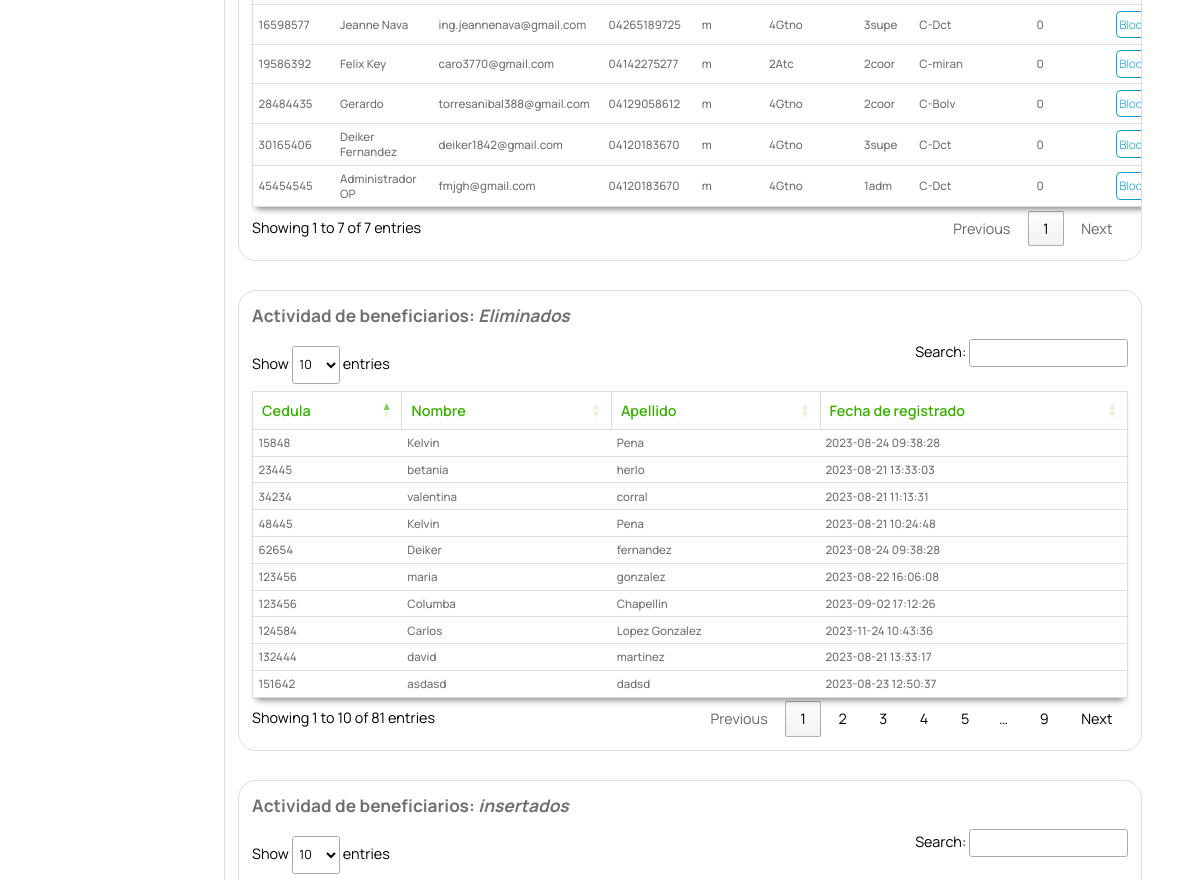
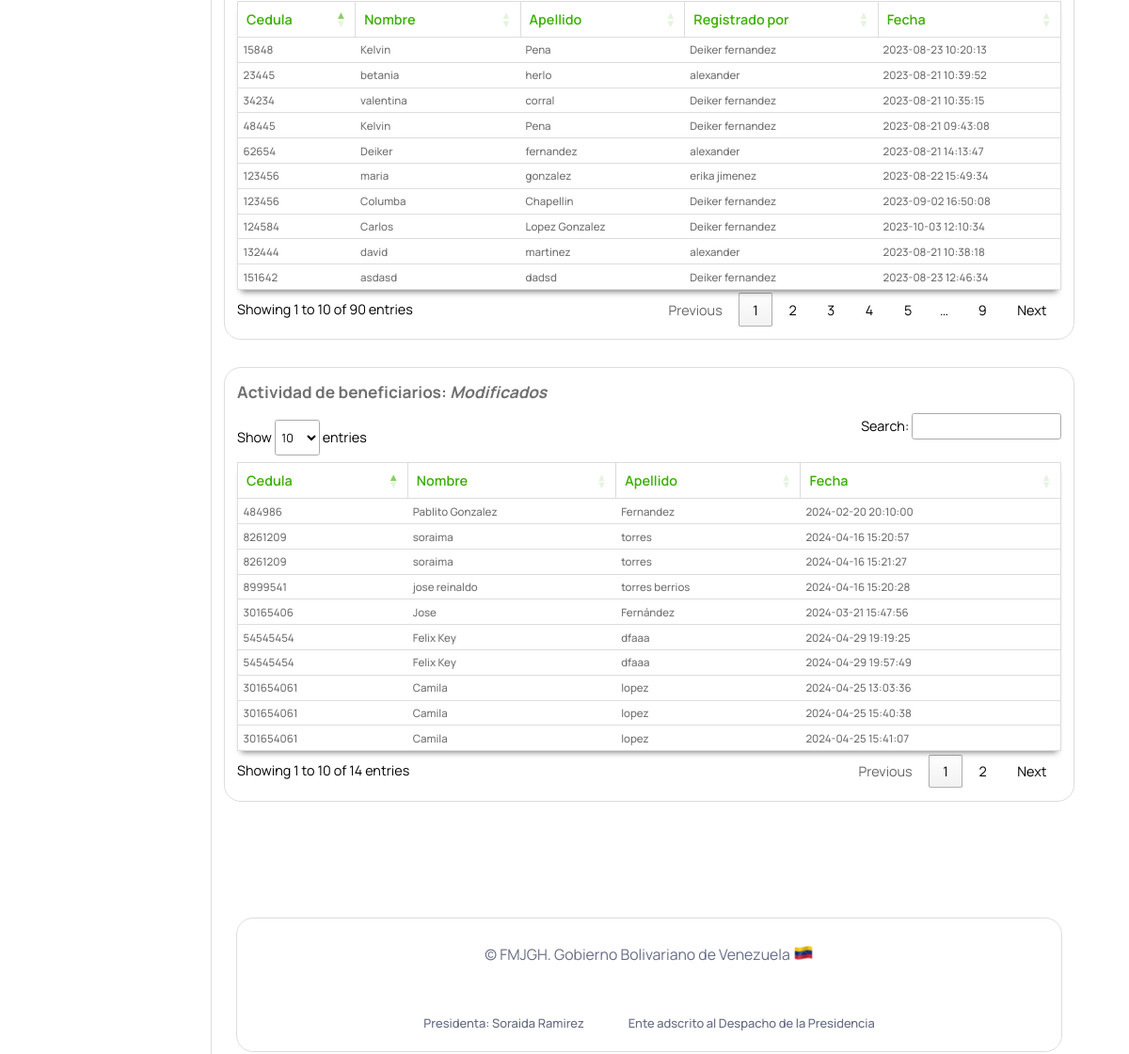
Page /Escritorio/tecnologia.php (signed in, middle part) on the earlier database version (2 pictures, top to bottom).
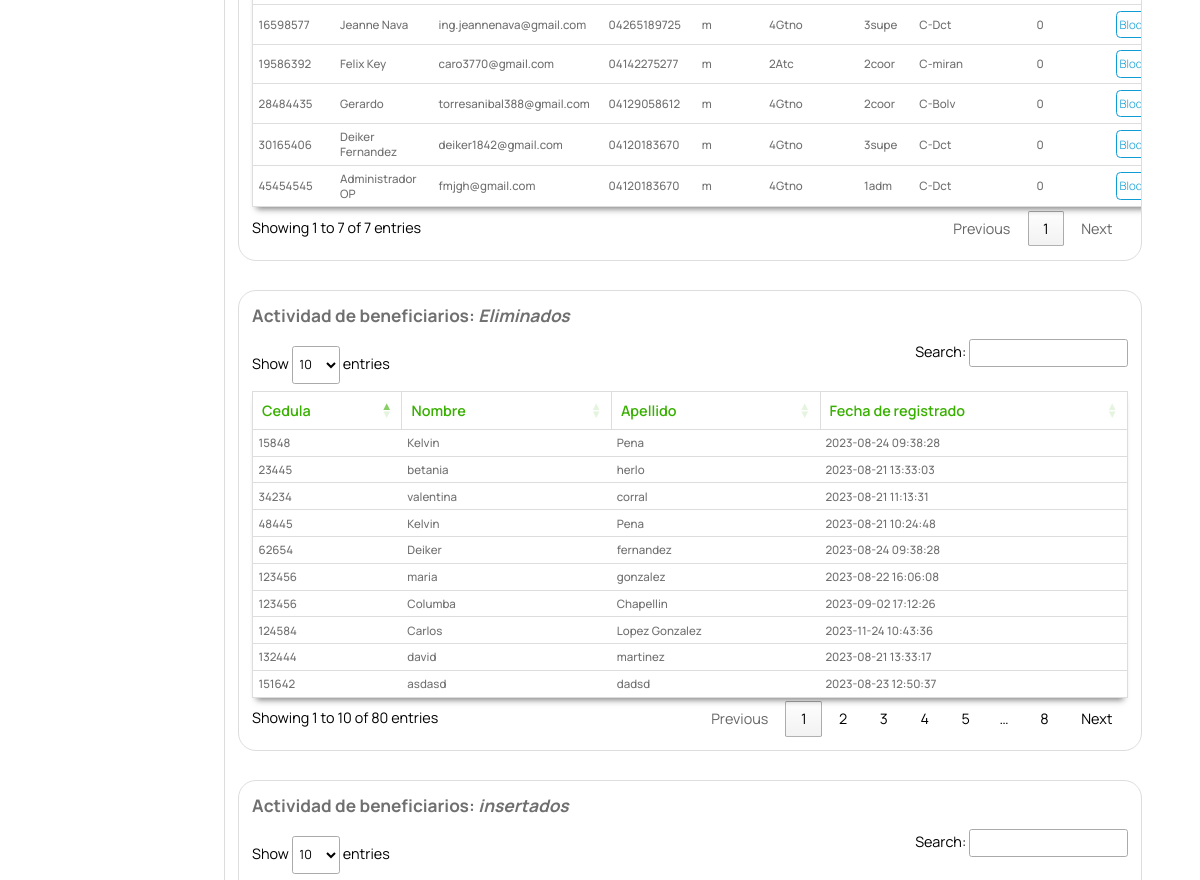
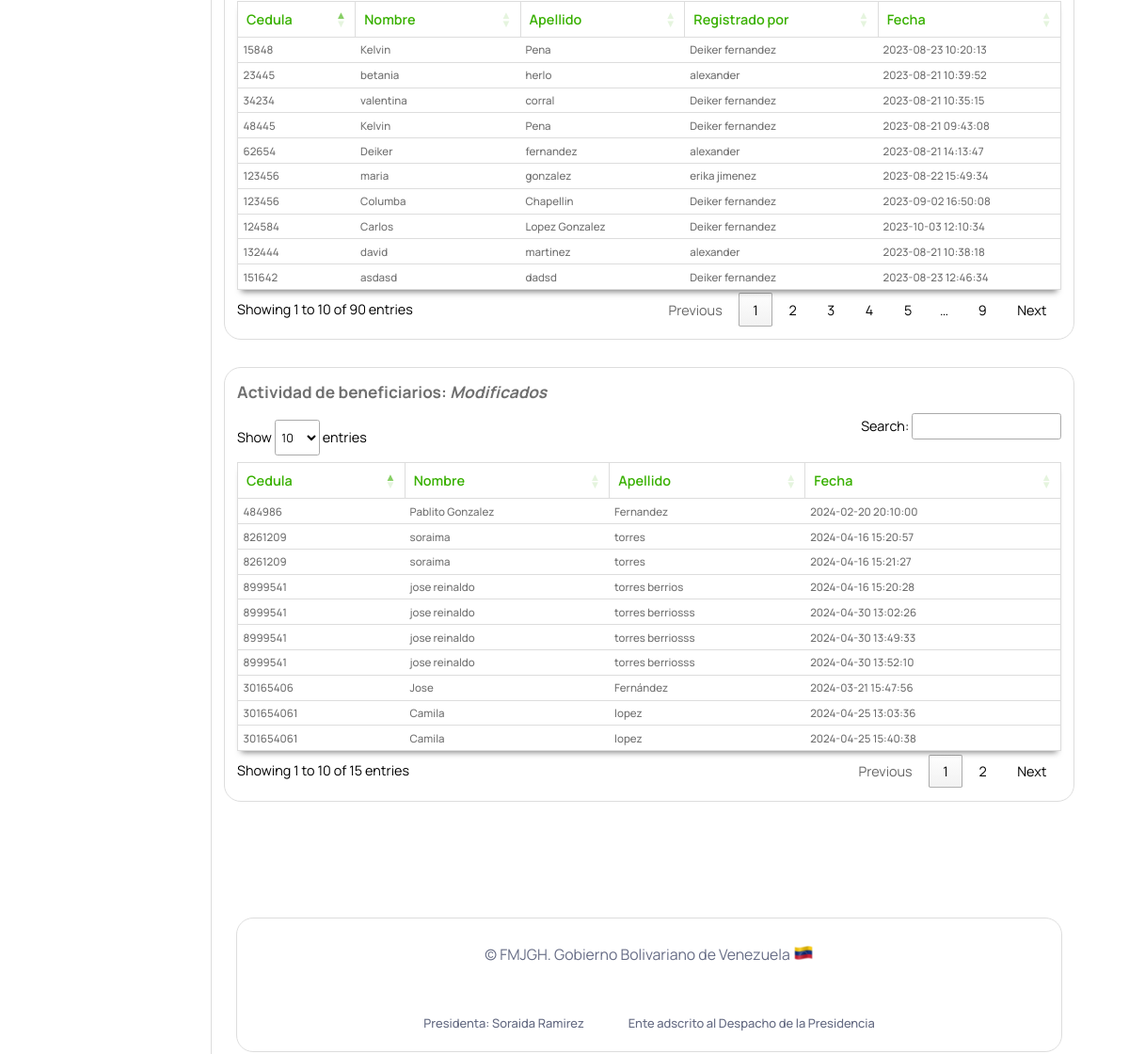
Same page on the later database version (2 pictures, top to bottom).
### tables this page shows
CREATE TABLE `usuario` (
  `cedula` int(12) NOT NULL,
  `nombre` text NOT NULL,
  `passwordd` varchar(60) NOT NULL,
  `email` varchar(50) NOT NULL,
  `telefono` varchar(11) NOT NULL,
  `sexo` char(1) NOT NULL,
  `gerencia` varchar(5) NOT NULL,
  `rol` varchar(5) NOT NULL,
  `coordinacion` varchar(12) DEFAULT NULL,
  `bloqueado` tinyint(1) NOT NULL DEFAULT 0,
  `profile_photo` varchar(2048) DEFAULT NULL,
  PRIMARY KEY (`cedula`),
  KEY `gerencia` (`gerencia`),
  KEY `rol` (`rol`),
  KEY `coordinacion` (`coordinacion`),
  CONSTRAINT `usuario_ibfk_1` FOREIGN KEY (`coordinacion`) REFERENCES `coordinaciones_estadales` (`id`) ON DELETE CASCADE,
  CONSTRAINT `usuario_ibfk_2` FOREIGN KEY (`rol`) REFERENCES `roles` (`id`) ON DELETE CASCADE,
  CONSTRAINT `usuario_ibfk_3` FOREIGN KEY (`gerencia`) REFERENCES `gerencia` (`id`) ON DELETE CASCADE
);

CREATE TABLE `ben_eliminados` (
  `id` int(11) NOT NULL AUTO_INCREMENT,
  `cedula` int(12) DEFAULT NULL,
  `nombre` text DEFAULT NULL,
  `apellido` text DEFAULT NULL,
  `discapacidad` varchar(10) DEFAULT NULL,
  `fecha_eliminacion` datetime DEFAULT NULL,
  PRIMARY KEY (`id`)
);

CREATE TABLE `reg_beneficiario` (
  `id` int(11) NOT NULL AUTO_INCREMENT,
  `cedula` int(12) DEFAULT NULL,
  `nombre` text DEFAULT NULL,
  `apellido` text DEFAULT NULL,
  `registrado_por` tinytext DEFAULT NULL,
  `INSERTADO` datetime DEFAULT NULL,
  PRIMARY KEY (`id`)
);

CREATE TABLE `modificaciones_beneficiarios` (
  `id` int(12) NOT NULL AUTO_INCREMENT,
  `cedula` varchar(11) NOT NULL,
  `nombre` text NOT NULL,
  `apellido` text NOT NULL,
  `fecha` timestamp NOT NULL DEFAULT current_timestamp() ON UPDATE current_timestamp(),
  PRIMARY KEY (`id`)
);

### php/ManejadorBD.php (called while the page is built, shortened)
<?php
	class ManejadorBD extends PDO {
		public $srv	= SRV;
		public $usr	= USR;
		public $pas	= PAS;
		public $dbn	= BDN;
		public function conectar($tipoConexion){
			try{
				switch ($tipoConexion) {
				    case 1:
				        $dsn = "mysql:host=$this->srv;dbname=$this->dbn";
				        break;
				}
				$dbh = new PDO($dsn, $this->usr, $this->pas);
    			$dbh->setAttribute(PDO::ATTR_ERRMODE, PDO::ERRMODE_EXCEPTION);
			}catch(PDOException $error){
                echo "Error al Conectar con la Base de Datos: ".$error->getMessage();
                exit();
			}
            $this->conexionBD = $dbh;
			return $this->conexionBD;
		}
	}
?>

### Escritorio/tecnologia.php (the view, shortened to what the changed rows need)
<?php
include_once("partearriba.php");
?>
<link rel="stylesheet" type="text/css" href="https://cdn.datatables.net/1.11.3/css/jquery.dataTables.min.css">
<div class="dash-contenido">
    <div class="tabla-atencion">
        <table id="atencion">
            <tbody id="atenciones">
                <?php
                include_once("../php/03-usuario.php");
                $aten = new Usuario(1);
                $consulta = $aten->consultarTodosUsuarios();
                if ($consulta) {
                    foreach ($consulta as $registros) {
                ?>
                        <tr>
                            <td><?php echo $registros["cedula"] ?></td>
                            <td><?php echo $registros["nombre"] ?></td>
                            <td><?php echo $registros["email"] ?></td>
                            <td><?php echo $registros["telefono"] ?></td>
                            <td><?php echo $registros["sexo"] ?></td>
                            <td><?php echo $registros["gerencia"] ?></td>
                            <td><?php echo $registros["rol"] ?></td>
                            <td><?php echo $registros["coordinacion"] ?></td>
                            <td><?php echo $registros["bloqueado"] ?></td>
                            <?php if ($registros["bloqueado"] == 1) { ?>
                                <td>
                                    <a class="eliminar" href="../php/cambiar_estado.php?desbloquear=<?php echo $registros["cedula"]; ?>">Desbloquear</a>
                                </td>
                            <?php } else { ?>
                                <td>
                                    <a class="remitir" href="../php/cambiar_estado.php?bloquear=<?php echo $registros["cedula"]; ?>"">Bloquear</a>
                                </td>
                            <?php  } ?>
                        </tr>
                <?php
                    }
                }
                ?>
            </tbody>
        </table>
    </div>
    <div class=" tabla-atencion">
                                        <h2>Actividad de beneficiarios: <i>Eliminados</i></h2>
                                        <table id="atencion">
                                            <thead>
                                                <tr>
                                                    <th>Cedula</th>
                                                    <th>Nombre</th>
                                                    <th>Apellido</th>
                                                    <th>Fecha de registrado</th>
                                                </tr>
                                            </thead>
                                            <tbody id="atenciones">
                                                <?php
                                                include_once("../php/03-usuario.php");
                                                $aten = new Usuario(1);
                                                $consulta = $aten->ben_eliminados();
                                                if ($consulta) {
                                                    foreach ($consulta as $registros) {
                                                ?>
                                                        <tr>
                                                            <td><?php echo $registros["cedula"] ?></td>
                                                            <td><?php echo $registros["nombre"] ?></td>
                                                            <td><?php echo $registros["apellido"] ?></td>
                                                            <td><?php echo $registros["fecha_eliminacion"] ?></td>
                                                        </tr>
                                                <?php
                                                    }
                                                }
                                                ?>
                                            </tbody>
                                        </table>
    </div>
    <div class="tabla-atencion">
        <h2>Actividad de beneficiarios: <i>insertados</i></h2>
        <table id="atencion">
            <thead>
                <tr>
                    <th>Cedula</th>
                    <th>Nombre</th>
                    <th>Apellido</th>
                    <th>Registrado por</th>
                    <th>Fecha</th>
                </tr>
            </thead>
            <tbody id="atenciones">
                <?php
                include_once("../php/03-usuario.php");
                $aten = new Usuario(1);
                $consulta = $aten->reg_beneficiario();
                if ($consulta) {
                    foreach ($consulta as $registros) {
                ?>
                        <tr>
                            <td><?php echo $registros["cedula"] ?></td>
                            <td><?php echo $registros["nombre"] ?></td>
                            <td><?php echo $registros["apellido"] ?></td>
                            <td><?php echo $registros["registrado_por"] ?></td>
                            <td><?php echo $registros["INSERTADO"] ?></td>
                        </tr>
                <?php
                    }
                }
                ?>
            </tbody>
        </table>
    </div>
    <div class="tabla-atencion">
        <h2>Actividad de beneficiarios: <i>Modificados</i></h2>
        <table id="atencion">
            <thead>
                <tr>
                    <th>Cedula</th>
                    <th>Nombre</th>
                    <th>Apellido</th>
                    <th>Fecha</th>
                </tr>
            </thead>
            <tbody id="atenciones">
                <?php
                include_once("../php/03-usuario.php");
                $aten = new Usuario(1);
                $consulta = $aten->mod_beneficiario();
                if ($consulta) {
                    foreach ($consulta as $registros) {
                ?>
                        <tr>
                            <td><?php echo $registros["cedula"] ?></td>
                            <td><?php echo $registros["nombre"] ?></td>
                            <td><?php echo $registros["apellido"] ?></td>
                            <td><?php echo $registros["fecha"] ?></td>
                        </tr>
                <?php
                    }
                }
                ?>
            </tbody>
        </table>
    </div>
</div>
<br><br> <br><br><br>
<?php
include_once("parteabajo.php");
?>

Differences in the rows shown:
no longer on this page (row unchanged): modificaciones_beneficiarios: cedula "301654061", nombre "Camila", apellido "lopez", fecha "2024-04-25 15:41:07"
removed modificaciones_beneficiarios: cedula "54545454", nombre "Felix Key", apellido "dfaaa", fecha "2024-04-29 19:19:25"
removed modificaciones_beneficiarios: cedula "54545454", nombre "Felix Key", apellido "dfaaa", fecha "2024-04-29 19:57:49"
added modificaciones_beneficiarios: cedula "8999541", nombre "jose reinaldo", apellido "torres berriosss", fecha "2024-04-30 13:02:26"
added modificaciones_beneficiarios: cedula "8999541", nombre "jose reinaldo", apellido "torres berriosss", fecha "2024-04-30 13:49:33"
added modificaciones_beneficiarios: cedula "8999541", nombre "jose reinaldo", apellido "torres berriosss", fecha "2024-04-30 13:52:10"
Other differences:
text written by a page script: "Show entries Search: Showing 1 to 10 of 81 entries Previous 1 2 3 4 5 … 9 Next" → "Show entries Search: Showing 1 to 10 of 80 entries Previous 1 2 3 4 5 … 8 Next"
text written by a page script: "Show entries Search: Showing 1 to 10 of 14 entries Previous 1 2 Next" → "Show entries Search: Showing 1 to 10 of 15 entries Previous 1 2 Next"
